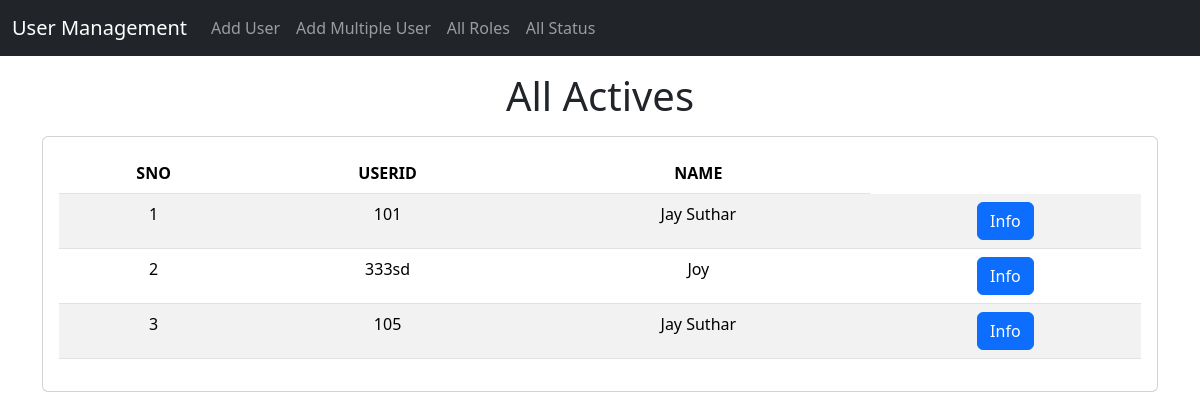
Page /std/all_users_with_status/Active/ on the committed database.
### std/models.py (models this page shows, shortened)
class User(models.Model):
    userid = models.CharField(max_length=100, unique=True)
    name = models.CharField(max_length=100)
    email = models.EmailField(max_length=100, validators=[EmailValidator()])
    created_at = models.DateTimeField(auto_now_add=True)
    status = models.CharField(max_length=100, default='Active')
    role = models.ForeignKey(Role_Used, on_delete=models.CASCADE, null=True, blank=True)

### std/views.py (the view)
# urls.py: path("all_users_with_status/<str:status>/", ShowAllUsersForStatus.as_view(), name="all_users_with_status"),
class ShowAllUsersForStatus(View):
    def get(self, request, status):
        try:
            user = User.objects.filter(status=status)
            if not user.exists():
                raise User.DoesNotExist
        except User.DoesNotExist:
            err_mssg = f"<h1>User with Status: {status} not found.</h1>"
            return HttpResponseNotFound(err_mssg)
        except Exception as e:
            return HttpResponseServerError(f"An error occurred: {str(e)}")
        return render(request, "std/all_users_with_role.html", {'user': user, 'title': status})

### templates/std/all_users_with_role.html (shortened to what this page needs)
<!doctype html>
<html lang="en">
  <head>
    <link href="https://cdn.jsdelivr.net/npm/bootstrap@5.3.2/dist/css/bootstrap.min.css" rel="stylesheet">
  </head>
  <body>
    {% include 'std/navbar.html' %}
    <h1 class="text-center my-3">All {{title}}s</h1>
    <div class="container text-center">
      <div class="row">
        <div class="col">
          <div class="card text-center">
            <div class="card-body">
              <table class="table table-striped">
                <thead>
                  <tr>
                    <th>SNO</th>
                    <th>USERID</th>
                    <th>NAME</th>
                  </tr>
                </thead>
                <tbody>
                  {% for s in user %}
                  <tr>
                    <td>{{forloop.counter}}</td>
                    <td>{{s.userid}}</td>
                    <td>{{s.name}}</td>
                    <td><a href="/std/user-view/{{s.id}}"  class="btn btn-primary md-sm">Info</a></td>
                  </tr>
                  {% endfor %}
                </tbody>
              </table>
            </div>
          </div>
        </div>
      </div>
    </div>
  </body>
</html>

### rows in the picture
User: userid "101", name "Jay Suthar"
User: userid "333sd", name "Joy"
User: userid "105", name "Jay Suthar"

### other values in the picture
{{ title }} "Active"
